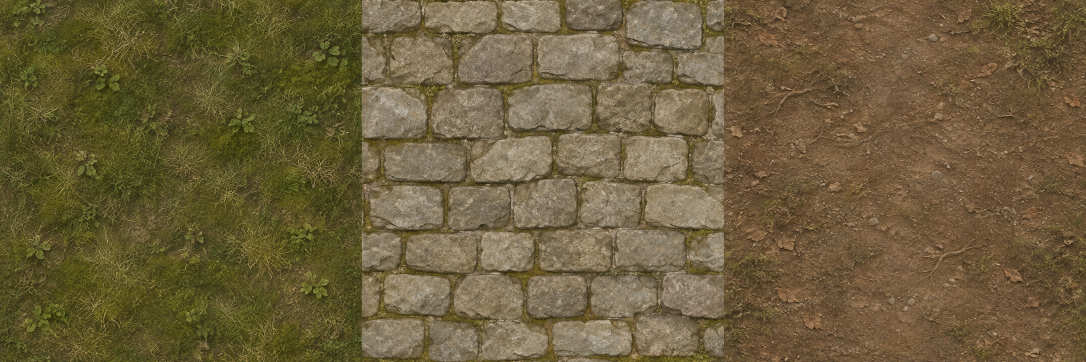
#> input picture assets/source/forest-ground.png, 2172 x 724 px, given in place of reward-atlas.png, which was not available (shown at 1/2 size)
$ python prepare_vfx_art.py
#> lines starting #> are read from the running program, lines starting #| are printed output that depends on the picture
#!/usr/bin/env python3
"""Pack the canonical reward illustration; animated contacts use prepare_presentation_art.py; requires Pillow."""
from pathlib import Path
from PIL import Image
root = Path(__file__).resolve().parents[1]
for name, count in [('reward-atlas',3)]:
    image = Image.open(root/f'assets/source/{name}.png').convert('RGBA')
    atlas = Image.new('RGBA',(256*count,256))
#> atlas: PIL image 768x256 RGBA; every value is 0
    for index in range(count):
        cell = image.crop((index*image.width//count,0,(index+1)*image.width//count,image.height))
        cell = cell.convert('RGBa')
        cell.thumbnail((256,256),Image.Resampling.LANCZOS)
        atlas.paste(cell.convert('RGBA'),(index*256+(256-cell.width)//2,(256-cell.height)//2))
#> this loop made 3 passes
#> pass 1, `cell = image.crop((index*image.width//count,0,(index+1)*image.width//c..`:
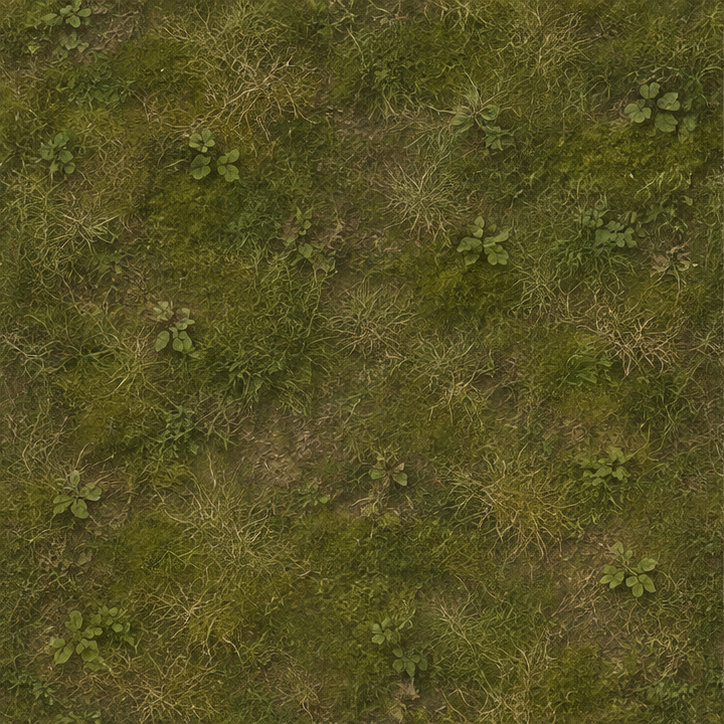
#> cell: PIL image 724x724 RGBA; mean R, G, B, A 85.1, 80, 34.9, 255
#> pass 2, `cell = image.crop((index*image.width//count,0,(index+1)*image.width//c..`:
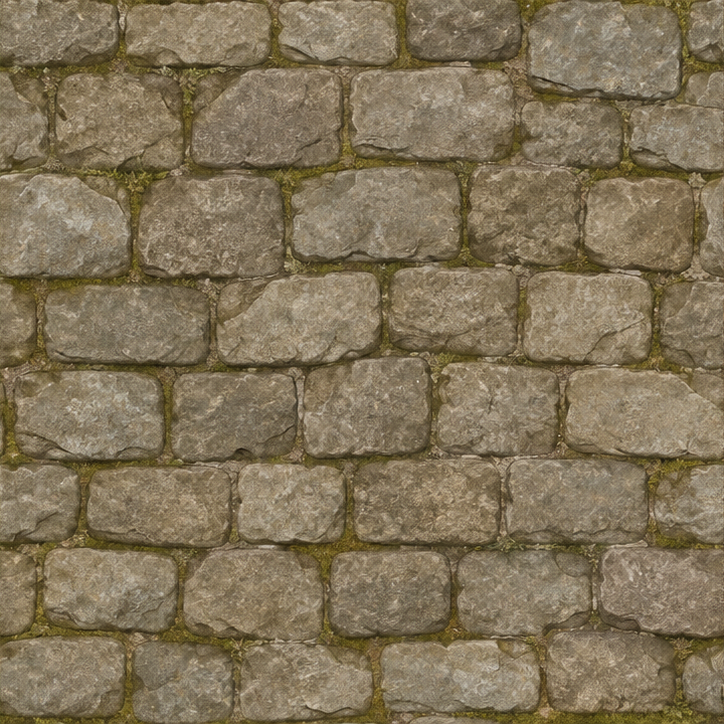
#> cell: PIL image 724x724 RGBA; mean R, G, B, A 129.7, 115.2, 88.2, 255
#> pass 3, `cell = image.crop((index*image.width//count,0,(index+1)*image.width//c..`:
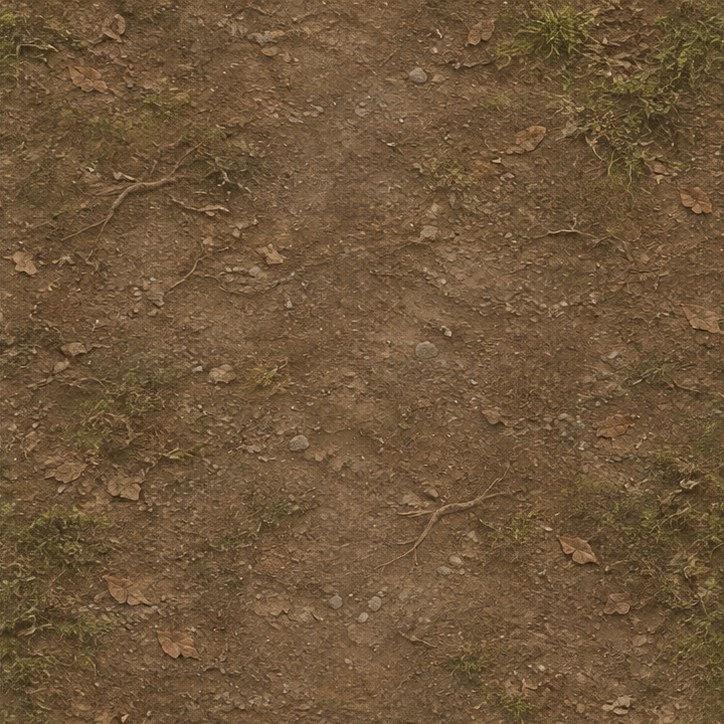
#> cell: PIL image 724x724 RGBA; mean R, G, B, A 111, 86.6, 58.3, 255
#> after the loop:
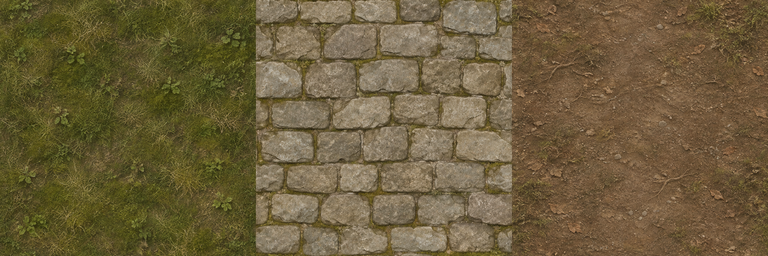
#> atlas: PIL image 768x256 RGBA; mean R, G, B, A 108.6, 93.9, 60.5, 255
    target = root/f'assets/effects/textures/{name}.webp'
    temporary = target.with_suffix('.tmp')
    atlas.save(temporary,'WEBP',quality=94,alpha_quality=100,exact=True)
    temporary.replace(target)
